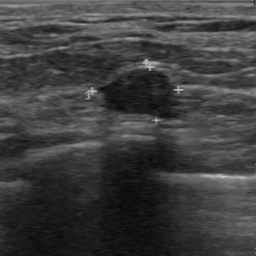
%> input picture Edge Sharpness/Profile intensity/Raw_image/BIRADS_2/bus_0191-r.png, 256 x 256 px
$ octave untitled3.m   (GNU Octave 9; MATLAB toolbox functions it lacks are replaced by stand-ins)
%> lines starting %> are read from the running program, lines starting %| are printed output that depends on the picture; in (x1, y1, x2, y2) boxes, pixels count from 0 and x2, y2 are one past the last pixel; in counts of white or black regions, pixels touching at a corner belong together; the program's own positions count from 1
% Path gambar
Ori_image_path = '.\Raw_Image\BIRADS_2\bus_0191-r.png';
mask_image_path = 'D:\TA\TA Kak chelli\Mask\BIRADS_2\bus_0191-r_mask.png';

% 1. Load gambar
ori_img = imread(Ori_image_path);
%> ori_img is the input picture: size 256x256 uint8; min 7, max 203, mean 62.1
mask_img = imread(mask_image_path);
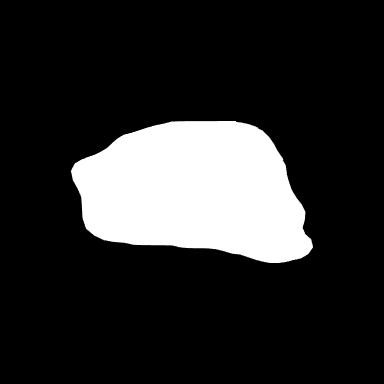
%> input picture TA Kak chelli/Mask/BIRADS_2/bus_0191-r_mask.png, 384 x 384 px
%> mask_img is the input picture: size 384x384x3 uint8; min 0, max 255, mean 43.9

% 2. Convert ke grayscale jika perlu
if size(ori_img, 3) == 3
    ori_img = rgb2gray(ori_img);
end

if size(mask_img, 3) == 3
    mask_img = rgb2gray(mask_img);
%> mask_img: size 384x384 uint8
end

% 3. Resize original image ke ukuran masking
ori_resized = imresize(ori_img, size(mask_img), 'bicubic');  % jadi 384x384

% 4. Cari centroid dari area tumor di mask
mask_binary = imbinarize(mask_img);
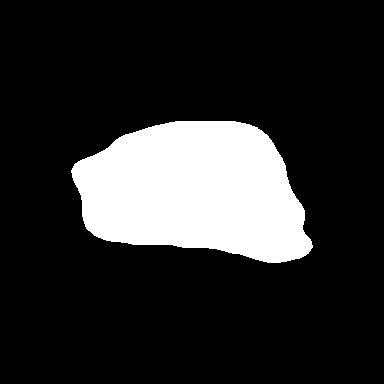
%> mask_binary: size 384x384 logical; 17.2% white; 1 white region, box (x1, y1, x2, y2) and area: (71, 121, 313, 263) 25346
stats = regionprops(mask_binary, 'Centroid');
%> stats = 1 region; Centroid: [195.2 192]

% Validasi: pastikan objek terdeteksi
if isempty(stats)
    error('Tidak ditemukan area tumor pada gambar masking.');
end

% Ambil titik centroid (x, y)
centroid = stats(1).Centroid;
%> centroid = [195.2 192]
cx = round(centroid(1));
%> cx = 195
cy = round(centroid(2));
%> cy = 192

% 5. Crop area sekitar centroid untuk memperbesar fokus
zoom_factor = 2;  % Zoom 2x
crop_size = round(size(mask_img) / zoom_factor); % [192 192]
%> crop_size = [192 192]
half_crop = floor(crop_size / 2);
%> half_crop = [96 96]

% Hitung koordinat cropping
x1 = max(cx - half_crop(2), 1);
%> x1 = 99
y1 = max(cy - half_crop(1), 1);
%> y1 = 96
x2 = min(cx + half_crop(2) - 1, size(ori_resized, 2));
%> x2 = 290
y2 = min(cy + half_crop(1) - 1, size(ori_resized, 1));
%> y2 = 287

cropped_ori = ori_resized(y1:y2, x1:x2);
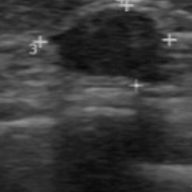
%> cropped_ori: size 192x192 uint8; min 7, max 202, mean 56.6
cropped_mask = mask_binary(y1:y2, x1:x2);
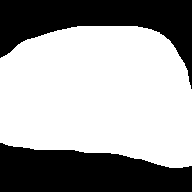
%> cropped_mask: size 192x192 logical; 62.1% white; 2 black regions, box (x1, y1, x2, y2) and area: (0, 143, 192, 192) 7110, (0, 0, 192, 89) 6852

% Resize crop jadi sama ukuran dengan aslinya agar bisa di-overlay
final_ori = imresize(cropped_ori, [size(mask_img, 1), size(mask_img, 2)]);
final_mask = imresize(cropped_mask, [size(mask_img, 1), size(mask_img, 2)]);
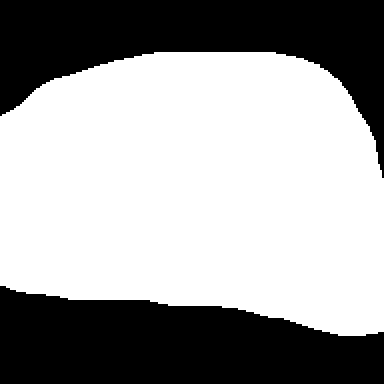
%> final_mask: size 384x384 logical; 62.1% white; 2 black regions, box (x1, y1, x2, y2) and area: (0, 286, 384, 384) 28440, (0, 0, 384, 178) 27408

% 6. Overlay hasilnya (warna merah untuk mask)
overlay_img = cat(3, final_ori, final_ori, final_ori);  % Convert ke RGB
red = uint8(255);
green = uint8(0);
blue = uint8(0);

% Buat saluran merah transparan di area mask
for i = 1:3
    channel = overlay_img(:, :, i);
    if i == 1
        channel(final_mask) = red;
    else
        channel(final_mask) = channel(final_mask) * 0.3;
    end
    overlay_img(:, :, i) = channel;
end
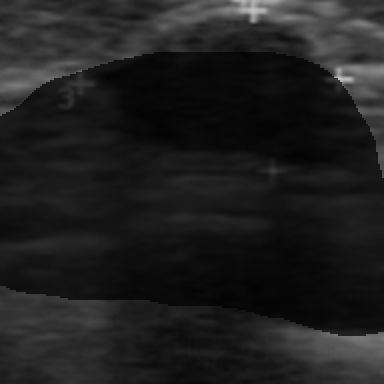
%> channel: size 384x384 uint8; min 2, max 196, mean 30.9
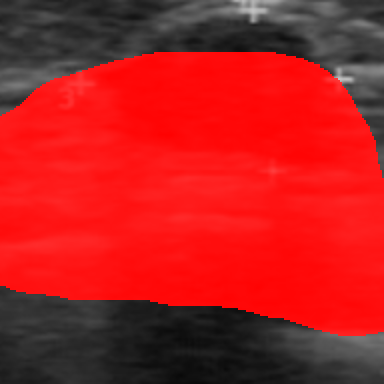
%> overlay_img: size 384x384x3 uint8; mean R, G, B 178.2, 30.9, 30.9

% 7. Tampilkan hasil
figure;
subplot(1,3,1); imshow(ori_img); title('Original Image');
subplot(1,3,2); imshow(mask_img); title('Mask Image');
subplot(1,3,3); imshow(overlay_img); title('Overlay Result');
